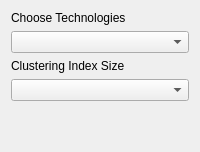
                <widget class="QWidget" name="realclustering_settings_verticalWidget">
                 <property name="sizePolicy">
                  <sizepolicy hsizetype="Preferred" vsizetype="Preferred">
                   <horstretch>0</horstretch>
                   <verstretch>0</verstretch>
                  </sizepolicy>
                 </property>
                 <layout class="QVBoxLayout" name="verticalLayout_9">
                  <item>
                   <widget class="QLabel" name="chosen_technologies_label">
                    <property name="text">
                     <string>Choose Technologies</string>
                    </property>
                    <property name="alignment">
                     <set>Qt::AlignLeading|Qt::AlignLeft|Qt::AlignTop</set>
                    </property>
                   </widget>
                  </item>
                  <item>
                   <widget class="QComboBox" name="technology_comboBox">
                    <property name="sizePolicy">
                     <sizepolicy hsizetype="Preferred" vsizetype="Preferred">
                      <horstretch>0</horstretch>
                      <verstretch>0</verstretch>
                     </sizepolicy>
                    </property>
                   </widget>
                  </item>
                  <item>
                   <widget class="QLabel" name="clustering_index_label">
                    <property name="text">
                     <string>Clustering Index Size</string>
                    </property>
                   </widget>
                  </item>
                  <item>
                   <widget class="QComboBox" name="clustering_index_comboBox"/>
                  </item>
                  <item>
                   <spacer name="verticalSpacer_6">
                    <property name="orientation">
                     <enum>Qt::Vertical</enum>
                    </property>
                    <property name="sizeHint" stdset="0">
                     <size>
                      <width>20</width>
                      <height>40</height>
                     </size>
                    </property>
                   </spacer>
                  </item>
                 </layout>
                </widget>
